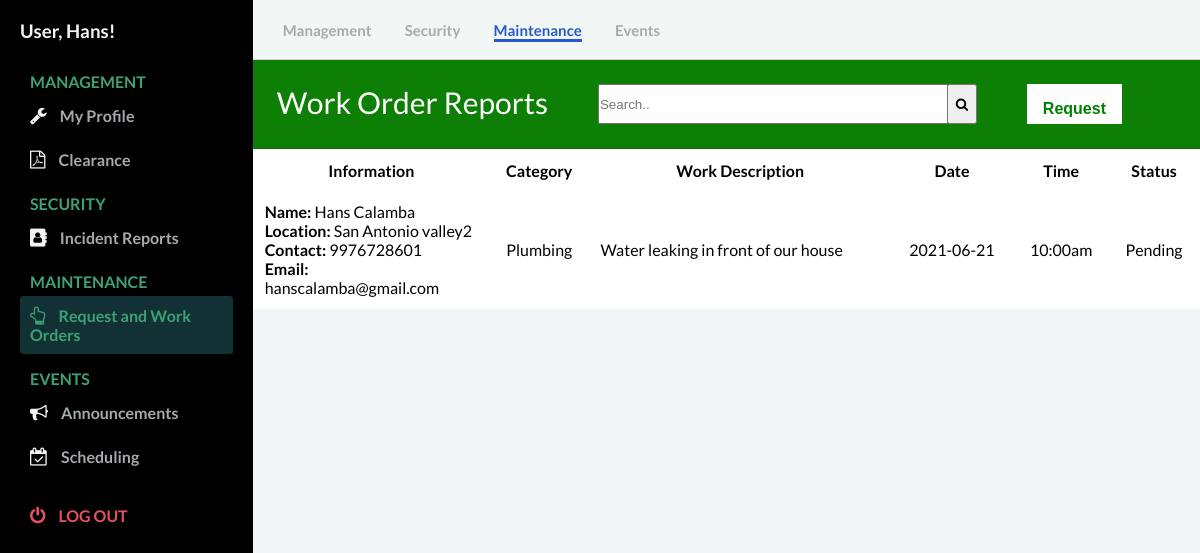
Screenshot of /user/work_order.php (signed in) with the database file from the repository.
### tables this page shows
CREATE TABLE `work` (
  `id` int(11) NOT NULL,
  `user_id` int(10) NOT NULL,
  `name` text NOT NULL,
  `date` varchar(50) NOT NULL,
  `time` varchar(20) NOT NULL,
  `location` varchar(100) NOT NULL,
  `contact` bigint(11) NOT NULL,
  `email` varchar(100) NOT NULL,
  `category` varchar(50) NOT NULL,
  `description` varchar(5000) NOT NULL,
  `status` varchar(50) NOT NULL
);

CREATE TABLE `users` (
  `id` int(11) NOT NULL,
  `user_id` bigint(20) NOT NULL,
  `image` varchar(200) NOT NULL,
  `firstname` text NOT NULL,
  `lastname` text NOT NULL,
  `username` varchar(50) NOT NULL,
  `password` varchar(50) NOT NULL,
  `address` varchar(100) NOT NULL,
  `gender` text NOT NULL,
  `bday` varchar(50) NOT NULL,
  `email` varchar(100) NOT NULL,
  `contact` bigint(11) NOT NULL
);

### user/controllers/function.php (called while the page is built, shortened)
<?php
function check_login($conn) {
	if(isset($_SESSION['user_id'])) {
		$id = $_SESSION['user_id'];
		$query = "SELECT * FROM users WHERE user_id = '$id' limit 1";
		$result = mysqli_query($conn, $query);
		if($result && mysqli_num_rows($result) > 0) {
			$user_data = mysqli_fetch_assoc($result);
			return $user_data;
		}
	}
	die;
}

### user/work_order.php (the view, shortened to what this page needs)
<?php
  include("config/connection.php");
  include("controllers/function.php");
  $user_data = check_login($conn);
?>
<!DOCTYPE html>
<html lang="en">
  <head>
    <link rel="stylesheet" href="https://stackpath.bootstrapcdn.com/font-awesome/4.7.0/css/font-awesome.min.css"/>
    <link rel="stylesheet" href="css/style_user.css" />
  </head>
  <body id="body">
    <div class="container">
      <nav class="navbar">
        <div class="navbar__left">
          <a href="User_profile.php">Management</a>
          <a href="incident_record.php">Security</a>
          <a class="active_link" href="work_order.php">Maintenance</a>
          <a href="announcement.php">Events</a>
        </div>
      </nav>
      <main>
        <div class="table_contadiner">
          <div class="card-header" id="user">
            <p style="float: left; font-size: 30px;">Work Order Reports</p>
            <form  action="#" style=" float: left;">
              <input type="search" id="myInput" placeholder="Search.." name="search2" style="width: 350px; height: 40px; margin-left: 50px;">
             <button type="submit" style="margin-left: -5px; height: 40px; width: 30px;"><i class="fa fa-search"></i></button>
            </form>
              <button id="myBtn" class="btn_action"><b>Request</b></button>
          </div>
            <table id="user" style="background-color: white; width: 100%;">
              <tr>
                <td style="width: 25%;"><b>Information</b></b></td>
                <td><b>Category</b></td>
                <td><b>Work Description</b></td>
                <td><b>Date</b></td>
                <td><b>Time</b></td>
                <td><b>Status</b></td>
              </tr>
              <c:forEach items="${list}" var="in">
                <tbody id="myTable">
              <?php
                    $conn = mysqli_connect('remotemysql.com', 'J5BJ2ZlQGm', 'FYAvWP4mmz', 'J5BJ2ZlQGm');
                    $squery = mysqli_query($conn, "SELECT * FROM work p left join users r on r.id = p.user_id WHERE r.id = ".$user_data['id']." ");
                     if(mysqli_num_rows($squery) > 0)
                      {
                      while($row = mysqli_fetch_array($squery))
                      {
                       echo '
                          <tr>
                              <td style="text-align: left;">
                                  <b>Name:</b> '.$row['name'].'<br>
                                  <b>Location:</b>  '.$row['location'].'<br>
                                  <b>Contact:</b>  '.$row['contact'].'<br>
                                  <b>Email:</b>  '.$row['email'].'
                              </td>
                              <td>'.$row['category'].'</td>
                              <td style="text-align: left;">'.$row['description'].'</td>
                              <td>'.$row['date'].'</td>
                              <td>'.$row['time'].'</td>
                              <td>'.$row['status'].'</td>
                          </tr>
                          ';
                          }
                      }
                      else{
                        echo '
                          <tr>
                            <td colspan="5" style="text-align: center;">No record found</td>
                          </tr>
                          ';
                      }
            ?>
              </c:forEach>
          </table>
        </div>
      </main>
      <div id="sidebar">
        <div class="sidebar__title">
            <h3>User, <?php echo $user_data['firstname']; ?>!</h3>
        </div>
        <div class="sidebar__menu">
          <h2>MANAGEMENT</h2>
          <div class="sidebar__link">
            <i class="fa fa-wrench"></i>
            <a href="User_profile.php">My Profile</a>
          </div>
          <div class="sidebar__link">
            <i class="fa fa-file-pdf-o"></i>
            <a href="residency.php">Clearance</a>
          </div>
          <h2>SECURITY</h2>
          <div class="sidebar__link">
            <i class="fa fa-address-book"></i>
            <a href="incident_record.php">Incident Reports</a>
          </div>
          <h2>MAINTENANCE</h2>
          <div class="sidebar__link active_menu_link">
            <i class="fa fa-hand-o-up"></i>
            <a href="work_order.php">Request and Work Orders</a>
          </div>
          <h2>EVENTS</h2>
          <div class="sidebar__link ">
            <i class="fa fa-bullhorn"></i>
            <a href="announcement.php">Announcements</a>
          </div>
          <div class="sidebar__link">
            <i class="fa fa-calendar-check-o"></i>
            <a href="Scheduling.php">Scheduling</a>
          </div>
          <div class="sidebar__logout">
            <i class="fa fa-power-off"></i>
            <a href="logout.php">Log out</a>
          </div>
      </div>
    </div>
  </body>
</html>

### user/css/style_user.css (style rules this page uses)
* { margin: 0; padding: 0; }
body { font-family: 'Lato', sans-serif; box-sizing: border-box; }
.container { display: grid; height: 100vh; grid-template-columns: 0.8fr 1fr 1fr 1fr; grid-template-rows: 0.2fr 3fr; grid-template-areas: "sidebar nav nav nav" "sidebar main main main" }
.navbar { background: #f2f7f5; grid-area: nav; height: 60px; display: flex; align-items: center; justify-content: space-between; padding: 0 30px 0 30px; border-bottom: 1px solid lightgray; }
.navbar__left > a { margin-right: 30px; text-decoration: none; color: #a5aaad; font-size: 15px; font-weight: 700; }
.navbar__left .active_link { color: #265acc; border-bottom: 3px solid #265acc; padding-bottom: 12 px; }
main { background: #f3f4f6; grid-area: main; overflow-y: auto; }
#sidebar { background: #000000; grid-area: sidebar; overflow-y: auto; padding: 20px; -webkit-transition: all 0.5s; transition: all 0.5s; }
.sidebar__title { display:flex; justify-content: space-between; align-items: center; color: #f3f4f6; margin-bottom: 30px; }
.sidebar__menu > h2 { color: #3ea175; font-size: 16px; margin-top: 15px; margin-bottom: 5px; padding: 0 10px; font-weight: 700; }
.sidebar__link { color: #f3f4f6; padding: 10px; border-radius: 3px; margin-bottom: 5px; }
.active_menu_link { background: rgba(62, 161, 171,0.3); color: #3ea175; }
.active_menu_link a { color: #3ea175 !important; }
.sidebar__link > a { text-decoration: none; color: #a5aaad; font-weight: 700; }
.sidebar__link >i { margin-right: 10px; font-size: 18px; }
.sidebar__logout { margin-top: 20px; padding: 10px; color: #e65061; }
.sidebar__logout > a { text-decoration: none; color: #e65061; font-weight: 700; text-transform: uppercase; }
.sidebar__logout > i { margin-right: 10px; font-size: 18px; }
#user td, #user th { padding: 10px; text-align: center; }
.card-header { padding: 1.50rem; margin-bottom: 0; background-color: #0D7F05; border-bottom: 1px solid rgba(0, 0, 0, 0.125); color: #ffffff; font-size: 20px; }
* { box-sizing: border-box; }
.btn_action { background-color: white; color: green; padding: 16px; font-size: 16px; border: none; outline: none; height: 40px; margin-left: 50px; cursor: pointer; }

### rows the page displays
work: name "Hans Calamba", location "San Antonio valley2", user.contact "9976728601", user.email "hanscalamba@gmail.com", category "Plumbing", description "Water leaking in front of our house", date "2021-06-21", time "10:00am", status "Pending"
users: firstname "Hans"
